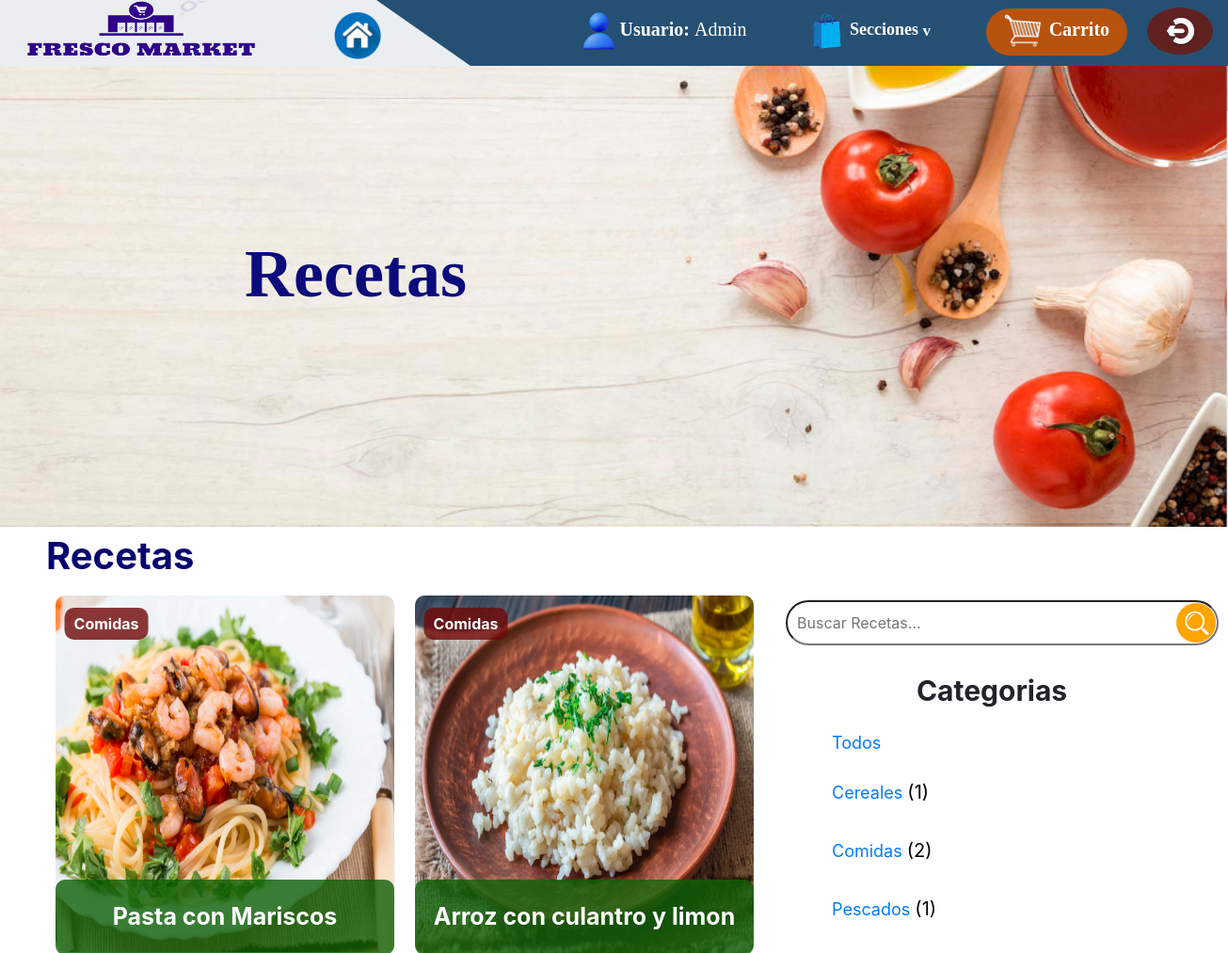
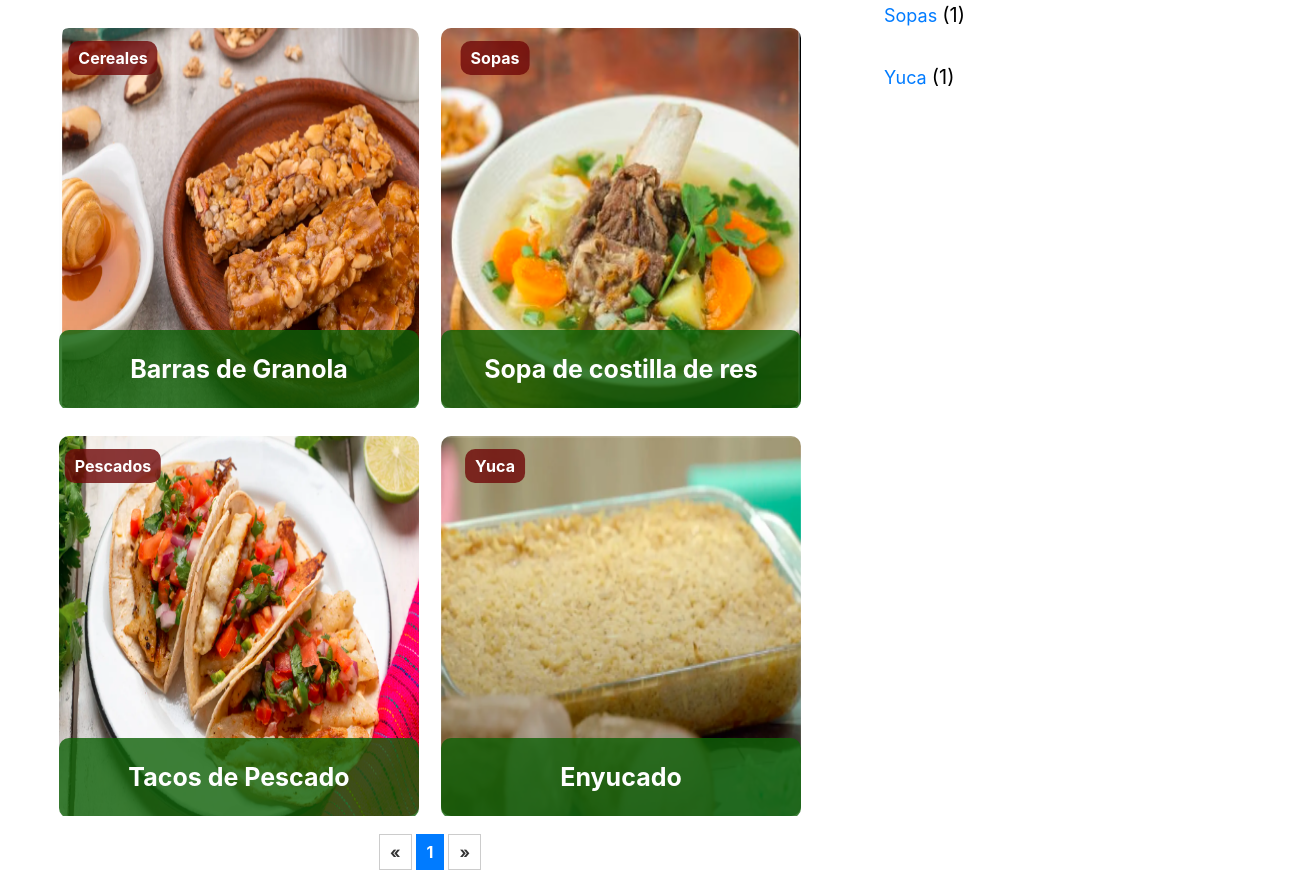
/User_v/recetas.html/ (signed in), run on the app's committed database (2 pictures, top to bottom).
### main/models.py (models this page shows, shortened)
class recets (models.Model):
    class Meta:
        db_table = 'recets'
    nombre = models.CharField (null=True, blank=True, max_length=100)
    tipo = models.CharField (null=True, blank=True, max_length=20)
    ingre = models.TextField(null=True, blank=True)
    proce = models.TextField(null=True, blank=True)
    videoo = models.FileField (null=True, blank=True, upload_to='videos/')
    imagen = models.ImageField (null=True, blank=True, upload_to='recetas/')
    categoria = models.CharField (null=True, blank=True, max_length=30)

### main/views.py (the view)
@login_required
def recetas_u(request):
    bd_recetas = recets.objects.all()
    bd_recetasS = recets.objects.all()
    unico_catego = recets.objects.values('categoria').annotate(total=Count('categoria'))
    try:
        carrito = Carrito.objects.get(usuario=request.user)
        pro_carrito = ProCarrito.objects.filter(carrito=carrito)
    except ObjectDoesNotExist:
        carrito = None
        pro_carrito = None
    page1 = request.GET.get('page1')
    paginator1 = Paginator(bd_recetasS, 6)
    try:
        bd_recetas2 = paginator1.page(page1)
    except PageNotAnInteger:
        bd_recetas2 = paginator1.page(1)
    except EmptyPage:
        bd_recetas2 = paginator1.page(paginator1.num_pages)
    if request.GET.get('search_R'):
        search_term = request.GET.get('search_R')
        bd_recetasS = bd_recetasS.filter(nombre__icontains=search_term)
        filtrado = list(bd_recetasS.values('nombre', 'id'))
        return JsonResponse({'filtrado': filtrado})
    return render(request, 'User_v/recetas.html', {'bd_recetas': bd_recetas,
                                                   'bd_recetas2' : bd_recetas2,
                                                   'unico_catego' : unico_catego,
                                                   'pro_carrito' : pro_carrito})

### main/templates/User_v/recetas.html (shortened to what this page needs)
{% load static %}
<!DOCTYPE html>
<html lang="en">
<head>
    <link rel="stylesheet" type="text/css" href="{% static 'css/header.css' %}">
    <link rel="stylesheet" type="text/css" href="{% static 'css/admin_v/recetas.css' %}">
    <link href="https://maxcdn.bootstrapcdn.com/bootstrap/4.5.2/css/bootstrap.min.css" rel="stylesheet">
</head>
<body>
{% block content %}
<header id="header">
    <div id="hdPri">
        <div id="btncont" class="mt-2 mr-2">
            <button id="user_log" class="mr-5">
                <img src="{% static 'imagenes/menu_ae/user.png' %}" width="35px" height="40px">
                <label style="margin: 0;"> Usuario: <label style="font-weight:500;">{{request.user.username}}</label> </label>
            </button>
            <button id="secciones" class="mr-5">
               <img src="{% static 'imagenes/menu_ae/sec.png' %}" width="40px" height="40px"> Secciones <label style="font-size: 17px">v</label> </button>
            <button id="btncar" class="mr-3">
                <img src="{% static 'imagenes/menu_ae/carro.png' %}" width="40px" height="35px" class="mb-2 mt-1"> <label class="ml-1">Carrito</label>
            </button>
            <button id="btnLog" class="mr-2">
                <img src="{% static 'imagenes/menu_ae/logoutt.png' %}" width="35px" height="35px">
            </button>
        </div>
    </div>
    <div id="white">
        <img src="{% static 'imagenes/menu_ae/logo.png' %}" width="250px" height="60px" class="ml-4 mb-3">
        <button id="home">
            <img src="{% static 'imagenes/menu_ae/principal.png' %}" width="50px" height="50px">
        </button>
    </div>
</header>
    <div id="ctnImg">
        <div>
            <label class="ml-5" style="width: 600px;  transform: translateY(-5%); position: relative; color: rgb(11, 11, 124); font-size: 72px; font-family: cursive; font-weight: bold; top: 35%; left: 30px;">Recetas </label>
        </div>
    </div>
    <div style="display: flex;">
        <div>
            <table class="ml-5" id="tblR">
                <thead>
                    <tr>
                        <th style="color: rgb(5, 5, 113); font-weight: bold; font-size: 40px;"> Recetas </th>
                    </tr>
                </thead>
                <tbody>
                    {% for rcta in bd_recetas2 %}
                        {% if forloop.counter0|divisibleby:2 %}
                            <tr>
                        {% endif %}
                                <td>
                                    <div class="imgCtn">
                                        <a href="{% url 'User_v/ver_receta' rcta.id%}">
                                            <img src="{{ rcta.imagen.url }}" alt="">
                                        </a>
                                        <div class="nombre">
                                            {{ rcta.nombre }}
                                        </div>
                                        <div class="catego">
                                            {{ rcta.categoria }}
                                        </div>
                                    </div>
                                </td>
                        {% if forloop.counter|divisibleby:2 or forloop.last %}
                                    </tr>
                        {% endif %}
                    {% endfor %}
                <thead id="thPAG">
                    <tr>
                        <th colspan="2" style="text-align: center; vertical-align: middle;">
                            <div class="pagination">
                                {% if bd_recetas2.has_previous %}
                                    <a href="?page1=1">&laquo;</a>
                                {% else %}
                                    <span class="disabled">&laquo;</span>
                                {% endif %}
                                {% for num in bd_recetas2.paginator.page_range %}
                                    {% if bd_recetas2.number == num %}
                                        <span class="current">{{ num }}</span>
                                    {% else %}
                                        <a href="?page1={{ num }}">{{ num }}</a>
                                    {% endif %}
                                {% endfor %}
                                {% if bd_recetas2.has_next %}
                                    <a href="?page1={{ bd_recetas2.paginator.num_pages }}">&raquo;</a>
                                {% else %}
                                    <span class="disabled">&raquo;</span>
                                {% endif %}
                            </div>
                        </th>
                    </tr>
                </thead>
                </tbody>
            </table>
        </div>
        <div>
            <div id="ctnSb" class="mt-5">
                <input type="text" name="search_R" id="search_R" placeholder="Buscar Recetas..."> <br>
                <span id="search_icon"></span>
            </div>
            <div class="mt-5 ml-4" id="divcat">
                <div>
                    <h4 style="text-align: center; font-size: 30px; font-weight: bold;"> Categorias </h4>
                </div>
                <div class="ml-5 mt-4">
                        <a style="font-size: 18px; cursor: pointer;" class="cat"  data-categoria="todos"> Todos </a> <br><br>
                    {% for cat in unico_catego %}
                        <a style="font-size: 18px; cursor: pointer;" class="cat"  data-categoria="{{cat.categoria}}">  {{cat.categoria}}  </a> <label style="color: black;" >({{cat.total}}) </label>
                        <br> <br>
                    {% endfor %}
                </div>
            </div>
        </div>
    </div>
    <br>
{% endblock %}
</body>
</html>

### static/css/header.css (style rules this page uses)
#header { background-color: #265073; }
#white { background-color: rgba(255, 255, 255, 0.9); top: 0; left: 0; width: 500px; height: 70px; position: absolute; clip-path: polygon(0 0, 80% 0, 100% 100%, 0% 100%) }
#home { background: none; border: none; margin-left: 70px; }
#hdPri { display: flex; flex-direction: column; align-items: right; height: 70px; text-align: right; font-size: 20px; font-weight: bold; font-family:cursive; }
#user_log { background: none; border: none; color: white; font-size: 18px; font-weight: bold; }
#secciones { height: 50px; background: none; border: none; color: white; font-weight: bold; font-size: 18px; }
#secciones, #user_log, #home:focus { outline: none; cursor: default; }
#btnLog { border-radius: 100%; background: #602121; color: white; border: white; width: 70px; height: 50px; font-weight: bold; }
#btncar { border-radius: 60px; background: #b7530d; color: white; border: white; width: 150px; height: 50px; font-weight: bold; font-size: 15px; }
#lasSecci a, label { color: white; text-align: center; font-size: 20px; }

### static/css/admin_v/recetas.css (style rules this page uses)
#ctnImg { display:flex; height: 490px; background-image: url('../../imagenes/recetas_ae/recetas.png'); background-position: center; background-repeat: no-repeat; background-size:cover; }
.imgCtn { position: relative; display: inline-block; margin: 10px; overflow: hidden; }
.imgCtn img { width: 360px; height: 380px; transition: transform 0.3s ease; border-radius: 10px; }
.nombre { position: absolute; display: flex; top: 90%; left: 50%; transform: translate(-50%, -50%); background-color: rgba(14, 97, 7, 0.8); color: white; padding: 5px 10px; border-radius: 10px; font-weight: bold; width: 360px; height: 80px; font-size: 25px; align-items: center; justify-content: center; }
.catego { position: absolute; display: flex; top: 8%; left: 15%; transform: translate(-50%, -50%); background-color: rgba(112, 8, 8, 0.8); color: white; padding: 5px 10px; border-radius: 10px; font-weight: bold; width: max-content; height: max-content; align-items: center; justify-content: center; }
#ctnSb { position: relative; left: 5%; top: 30px; height: max-content; }
#ctnSb input { width: 460px; padding: 10px; border-radius: 30px; }
#divcat { top: 12px; position: relative; }
.pagination { display: flex; list-style: none; padding: 0; justify-content: center; }
.pagination a, .pagination span { display: inline-block; padding: 5px 10px; margin: 0 2px; border: 1px solid #ccc; text-decoration: none; color: #333; }
.pagination .current { background-color: #007bff; color: #fff; border: 1px solid #007bff; }
#search_icon { position: absolute; background-image: url('../../imagenes/recetas_ae/search.png'); top: 50%; right: 3px; transform: translateY(-50%); width: 42px; height: 42px; background-size: cover; }

### data on the page
recets: imagen (picture), nombre "Pasta con Mariscos", categoria "Comidas"
recets: imagen (picture), nombre "Arroz con culantro y limon", categoria "Comidas"
recets: imagen (picture), nombre "Barras de Granola", categoria "Cereales"
recets: imagen (picture), nombre "Sopa de costilla de res", categoria "Sopas"
recets: imagen (picture), nombre "Tacos de Pescado", categoria "Pescados"
recets: imagen (picture), nombre "Enyucado", categoria "Yuca"

### other printed values
{{ request.user.username }} "Admin"
{{ num }} "1"
{{ cat.categoria }} "Cereales" "Comidas" "Pescados" "Sopas" "Yuca"
{{ cat.total }} "1" "2" "1" "1" "1"
